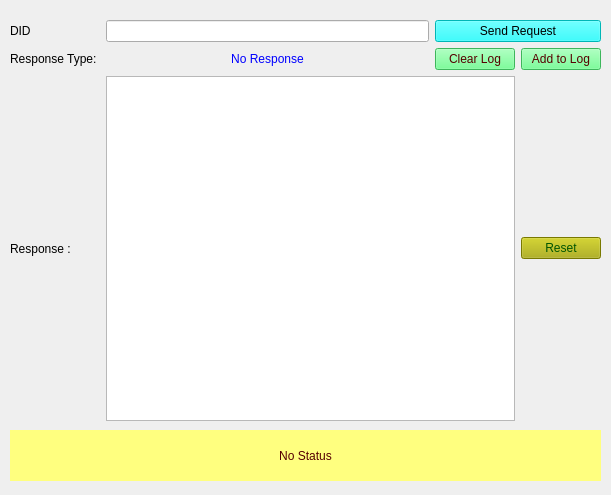
<?xml version="1.0" encoding="UTF-8"?>
<ui version="4.0">
 <class>Form_SID22</class>
 <widget class="QWidget" name="Form_SID22">
  <property name="geometry">
   <rect>
    <x>0</x>
    <y>0</y>
    <width>611</width>
    <height>495</height>
   </rect>
  </property>
  <property name="minimumSize">
   <size>
    <width>400</width>
    <height>400</height>
   </size>
  </property>
  <property name="windowTitle">
   <string>Read Data By Identifier Service 22</string>
  </property>
  <widget class="QLabel" name="label_status">
   <property name="geometry">
    <rect>
     <x>10</x>
     <y>430</y>
     <width>591</width>
     <height>51</height>
    </rect>
   </property>
   <property name="styleSheet">
    <string notr="true">background-color: rgb(255, 255, 127);
color: rgb(85, 0, 0);
border-color: rgb(0, 0, 255);</string>
   </property>
   <property name="text">
    <string>No Status</string>
   </property>
   <property name="alignment">
    <set>Qt::AlignCenter</set>
   </property>
   <property name="wordWrap">
    <bool>true</bool>
   </property>
  </widget>
  <widget class="QWidget" name="layoutWidget">
   <property name="geometry">
    <rect>
     <x>10</x>
     <y>20</y>
     <width>591</width>
     <height>401</height>
    </rect>
   </property>
   <layout class="QGridLayout" name="gridLayout">
    <property name="sizeConstraint">
     <enum>QLayout::SetNoConstraint</enum>
    </property>
    <item row="1" column="1">
     <widget class="QLabel" name="label_ResType">
      <property name="autoFillBackground">
       <bool>false</bool>
      </property>
      <property name="styleSheet">
       <string notr="true">color: rgb(0, 0, 255);</string>
      </property>
      <property name="text">
       <string>No Response</string>
      </property>
      <property name="alignment">
       <set>Qt::AlignCenter</set>
      </property>
     </widget>
    </item>
    <item row="0" column="1">
     <widget class="QLineEdit" name="lineEdit_DID">
      <property name="toolTip">
       <string>&lt;html&gt;&lt;head/&gt;&lt;body&gt;&lt;p&gt;Enter Data Identifier in hexadecimal format&lt;/p&gt;&lt;/body&gt;&lt;/html&gt;</string>
      </property>
     </widget>
    </item>
    <item row="4" column="0">
     <widget class="QLabel" name="label_3">
      <property name="text">
       <string>Response : </string>
      </property>
     </widget>
    </item>
    <item row="4" column="1" colspan="2">
     <widget class="QTextBrowser" name="textBrowser_Resp"/>
    </item>
    <item row="1" column="0">
     <widget class="QLabel" name="label_2">
      <property name="text">
       <string>Response Type: </string>
      </property>
     </widget>
    </item>
    <item row="0" column="0">
     <widget class="QLabel" name="label">
      <property name="text">
       <string>DID</string>
      </property>
     </widget>
    </item>
    <item row="1" column="2">
     <widget class="QPushButton" name="pushButton_clearLog">
      <property name="styleSheet">
       <string notr="true">background-color: rgb(85, 255, 127);
color: rgb(85, 0, 0);</string>
      </property>
      <property name="text">
       <string>Clear Log</string>
      </property>
     </widget>
    </item>
    <item row="1" column="3">
     <widget class="QPushButton" name="pushButton_appendLog">
      <property name="styleSheet">
       <string notr="true">background-color: rgb(85, 255, 127);
color: rgb(85, 0, 0);</string>
      </property>
      <property name="text">
       <string>Add to Log</string>
      </property>
     </widget>
    </item>
    <item row="4" column="3">
     <widget class="QPushButton" name="pushButton_reset">
      <property name="styleSheet">
       <string notr="true">background-color: rgb(170, 170, 0);
font: 75 8pt &quot;MS Shell Dlg 2&quot;;
color: rgb(0, 85, 0);</string>
      </property>
      <property name="text">
       <string>Reset</string>
      </property>
     </widget>
    </item>
    <item row="0" column="2" colspan="2">
     <widget class="QPushButton" name="pushButton_Send22Req">
      <property name="toolTip">
       <string>Sends the 22 service request to ECU</string>
      </property>
      <property name="styleSheet">
       <string notr="true">background-color: rgb(0, 255, 255);
border-color: rgb(0, 0, 0);
color: rgb(0, 0, 0);</string>
      </property>
      <property name="text">
       <string>Send Request</string>
      </property>
     </widget>
    </item>
   </layout>
  </widget>
 </widget>
 <resources/>
 <connections/>
</ui>
